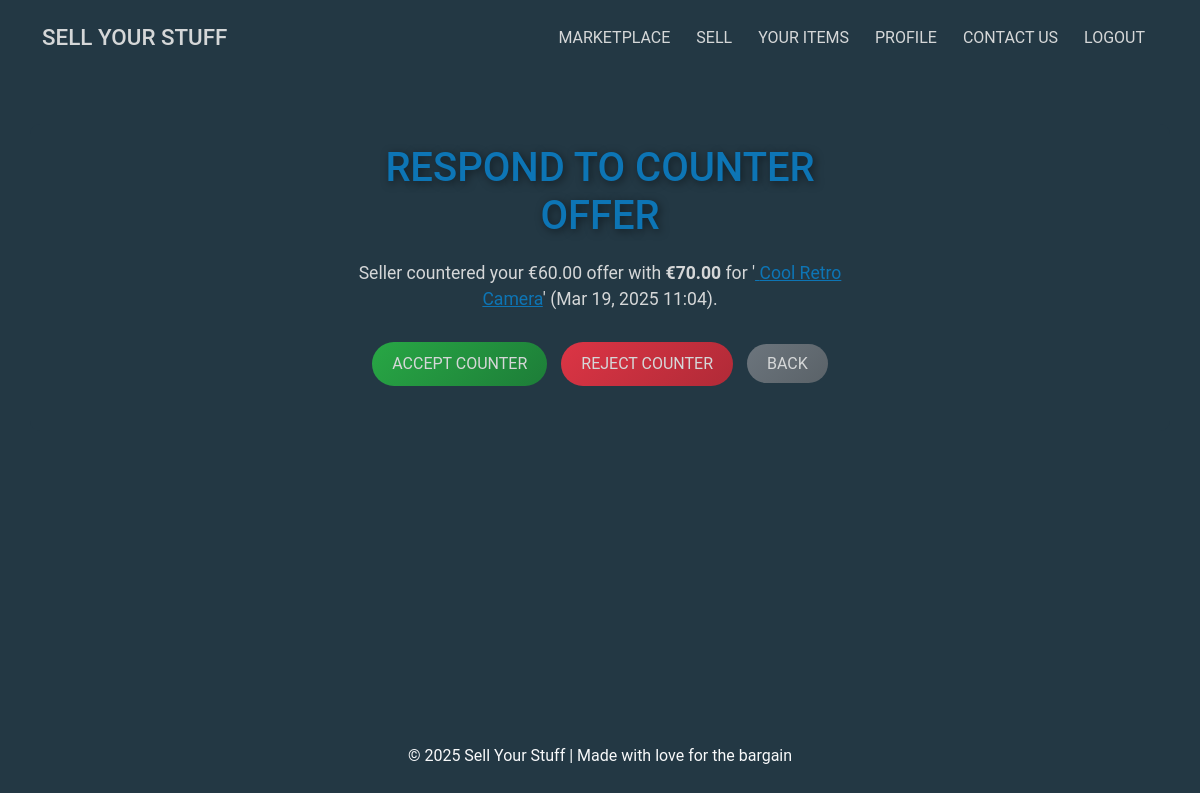
The app's page /sales/offer/7/respond/ (signed in) with its own data.
### sales/models.py (models this page shows, shortened)
class Offer(models.Model):
    sale = models.ForeignKey(Sale, on_delete=models.CASCADE, related_name="offers")
    buyer = models.ForeignKey(
        User, on_delete=models.CASCADE, related_name="offers_made"
    )
    amount = models.DecimalField(max_digits=10, decimal_places=2)
    status = models.CharField(
        max_length=20,
        default="pending",
        choices=[
            ("pending", "Pending"),
            ("accepted", "Accepted"),
            ("rejected", "Rejected"),
        ],
    )
    counter_amount = models.DecimalField(
        max_digits=10, decimal_places=2, null=True, blank=True
    )
    counter_status = models.CharField(
        max_length=20,
        null=True,
        blank=True,
        choices=[
            ("pending", "Pending"),
            ("accepted", "Accepted"),
            ("rejected", "Rejected"),
        ],
    )
    created_at = models.DateTimeField(auto_now_add=True)

class Sale(models.Model):
    STATUS_CHOICES = [
        ("available", "Available"),
        ("sold", "Sold"),
        ("pending", "Pending"),  # Pending approval by seller
    ]
    user = models.ForeignKey(User, on_delete=models.CASCADE)  # Seller
    title = models.CharField(max_length=200)
    description = models.TextField()
    price = models.DecimalField(max_digits=10, decimal_places=2)
    main_image = models.ImageField(
        upload_to="product_images/", blank=True, null=True
    )  # Main image
    image_1 = models.ImageField(upload_to="product_images/", blank=True, null=True)
    image_2 = models.ImageField(upload_to="product_images/", blank=True, null=True)
    image_3 = models.ImageField(upload_to="product_images/", blank=True, null=True)
    video = models.FileField(
        upload_to="product_videos/", blank=True, null=True
    )  # Video upload field
    status = models.CharField(
        max_length=20,
        choices=[("available", "Available"), ("pending", "Pending"), ("sold", "Sold")],
        default="available",
    )
    created_at = models.DateTimeField(auto_now_add=True)
    updated_at = models.DateTimeField(auto_now=True)  # Updates on save

### sales/views.py (the view, shortened to what this page needs)
@login_required
def respond_counter_offer(request, offer_id):
    offer = get_object_or_404(Offer, id=offer_id, buyer=request.user)
    if offer.counter_status != "pending":
        return redirect("profile")
    return render(request, "sales/respond_counter_offer.html", {"offer": offer})

### sell_ur_stuff_site/context_processors.py (called while the page is built)
def unread_notifications(request):
    if request.user.is_authenticated:
        unread_count = Notification.objects.filter(
            user=request.user, is_read=False
        ).count()
    else:
        unread_count = 0
    return {"unread_notifications": unread_count}

### sales/templates/sales/respond_counter_offer.html (shortened to what this page needs)
{% extends "base.html" %}
{% load static %}
{% block content %}
<div class="container mt-5 auth-container animate__animated animate__fadeIn">
    <div class="row justify-content-center">
        <div class="col-lg-6 col-md-8">
            <h2 class="auth-title">Respond to Counter Offer</h2>
            <p class="auth-prompt">
                Seller countered your €{{ offer.amount }} offer with <strong>€{{ offer.counter_amount }}</strong> for
                '<a href="{% url 'sale_detail' offer.sale.id %}" class="text-accent"> {{ offer.sale.title }}</a>'
                ({{ offer.created_at|date:"M d, Y H:i" }}).
            </p>
            <form method="post" class="auth-form">
                <div class="button-group">
                    <button type="submit" name="action" value="accept" class="btn-custom accept">
                        Accept Counter
                    </button>
                    <button type="submit" name="action" value="reject" class="btn-custom reject">
                        Reject Counter
                    </button>
                    <a href="{% url 'profile' %}" class="btn-custom cancel">Back</a>
                </div>
            </form>
        </div>
    </div>
</div>
{% endblock content %}

### static/css/styles.css (style rules this page uses)
:root { --main-bg-color: #233844; --main-bg-shadow: #233844b7; --secondary-bg-color: #3e4f5e5c; --main-font-color: #0d75b5; --secondary-font-color: #d5d7d8; --hover-color: #ffcc81; --shadow-color: rgba(0, 0, 0, 0.5); }
* { margin: 0; padding: 0; box-sizing: border-box; }
body { font-family: 'Roboto', sans-serif; background-color: var(--main-bg-color); color: var(--secondary-font-color); }
h1, h2, h5 { text-transform: uppercase; }
a { text-decoration: none; color: inherit; }
.btn-custom { background: linear-gradient(135deg, var(--main-font-color), #095d8f); color: var(--secondary-font-color); border: none; padding: 10px 20px; border-radius: 25px; margin: 5px; text-transform: uppercase; transition: transform 0.3s ease, box-shadow 0.3s ease, color 0.3s ease; }
.btn-custom.accept { background: linear-gradient(135deg, #28a745, #1d7d38); }
.btn-custom.reject { background: linear-gradient(135deg, #dc3545, #b02a37); }
.btn-custom.cancel { background: linear-gradient(135deg, #6c757d, #5a6268); }
.auth-container { background-color: var(--main-bg-color); padding: 20px; border-radius: 10px; animation: fadeIn 1s ease-in; }
.auth-title { color: var(--main-font-color); font-size: 2.5rem; text-shadow: 2px 2px 8px var(--shadow-color); text-align: center; margin-bottom: 20px; transition: color 0.3s ease; }
.auth-prompt { color: var(--secondary-font-color); font-size: 1.1rem; text-align: center; margin-bottom: 25px; }
.auth-prompt a { color: var(--main-font-color); text-decoration: underline; transition: color 0.3s ease; }
.auth-form { display: flex; flex-direction: column; align-items: center; margin-bottom: 20px; }

### records on screen
Offer: amount "60.00", counter_amount "70.00", sale "Cool Retro Camera", created_at "Mar 19, 2025 11:04"
